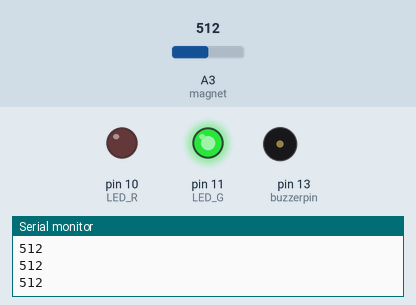
The sketch below on a simulated Arduino Uno, built with avr-gcc and run on an emulated ATmega328P. Shown: output pins drawn as LEDs (lit = HIGH), buzzer (waves = sounding), the last lines printed to the serial monitor. Dashed ring = blinking. The inputs (shaded band) are chosen by the test bench; at power-on: A3 (magnet) = 512.

Above: at 1.2 s.
1.3 s: A3 (magnet) set to 3
2.8 s: A3 (magnet) set to 0
At 3.05 s:
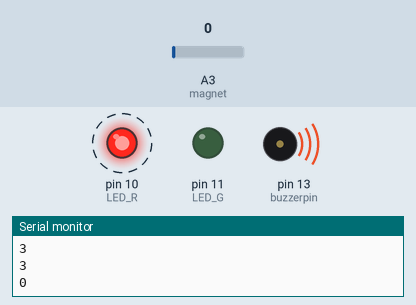
5.8 s: A3 (magnet) set to 122
At 6.8 s:
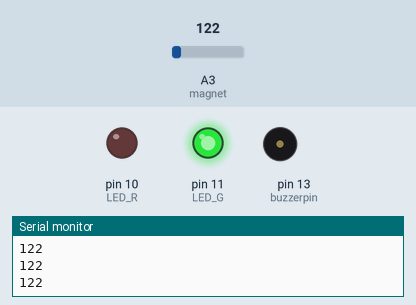
Timing chart, 0 to 8.8 s (numbered marks = the images above; inputs shaded):
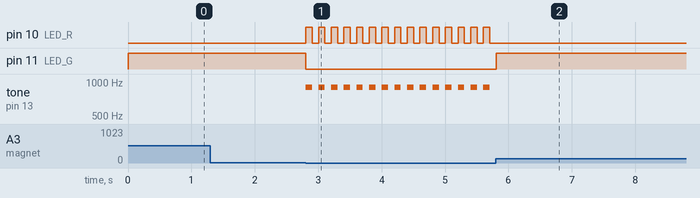

The sketch:

Magnet_detector.ino
```cpp
// (licence header left out)
const int magnet = A3;
int LED_R = 10;
int LED_G = 11;
int LED_B = 9;
int buzzerpin = 13;
int inputValue = 0;

long frequency = 900;

/*
* Function       setup
* @author        Jessica
* @date          2019.8.21
* @brief         Initial configuration
* @param[in]     void
* @retval        void
* @par History   no
*/
void setup()
{
  pinMode(magnet, INPUT);
  pinMode(LED_R, OUTPUT);
  pinMode(LED_G, OUTPUT);
  pinMode(buzzerpin, OUTPUT);
  Serial.begin(9600);
}

/*
* Function       loop
* @author        Jessica
* @date          2019.8.21
* @brief         Alarm is detected when magnet is detected, otherwise the green light is always on
* @param[in]     void
* @retval        void
* @par History   no
*/
void loop()
{
  inputValue = analogRead(magnet);
  Serial.println(inputValue);
  if(inputValue <= 1)
  {
    Detected();
  }
  else
  {
    Not_detected();
  }
}

/*
* Function       Detected
* @author        Jessica
* @date          2019.8.21
* @brief         Alarm, red light flashing and whistle five times
* @param[in]     void
* @retval        void
* @par History   no
*/
void Detected()
{
  for(int i = 0; i < 5; i++)
  {
    digitalWrite(LED_G, LOW);
    digitalWrite(LED_R, HIGH);
    tone(buzzerpin, frequency);
    delay(100);
    digitalWrite(LED_R, LOW);
    noTone(buzzerpin);
    delay(100);
  }
}

/*
* Function       Not_detected
* @author        Jessica
* @date          2019.8.21
* @brief         green light keep on
* @param[in]     void
* @retval        void
* @par History   no
*/
void Not_detected()
{
  digitalWrite(LED_G, HIGH);
  noTone(buzzerpin);
}
```

Measured:
- the behaviour switches between 2 and 1 on A3 (magnet) (found by bisection; images 0 and 1)
- after the input at 2.8 s, pin 10 (LED_R): alternates HIGH for 0.10 s and LOW for 0.10 s, starting at once; pin 11 (LED_G): HIGH → LOW at once; tone on pin 13 (buzzerpin): alternates 900 Hz for 0.10 s and silent for 0.10 s, starting at once
- after the input at 5.8 s, pin 10 (LED_R): stops changing and stays LOW; pin 11 (LED_G): LOW → HIGH at once; tone on pin 13 (buzzerpin): stops changing and stays silent
